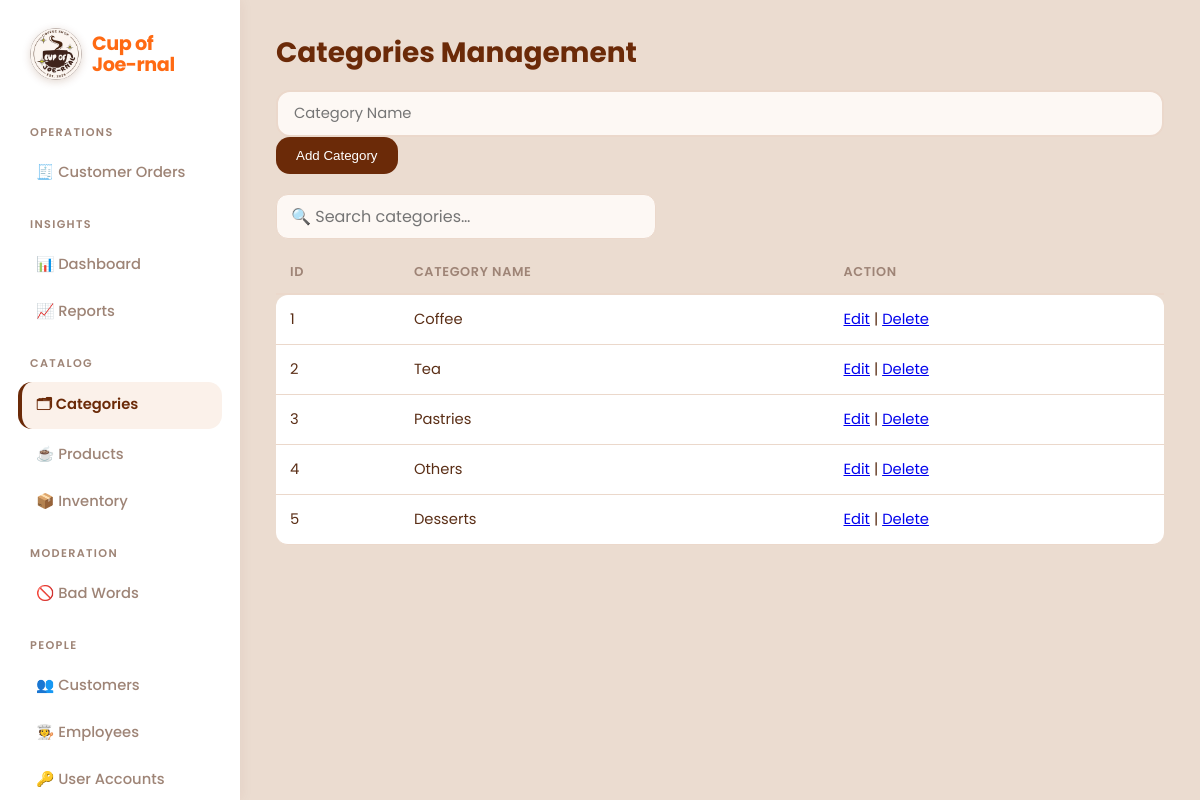
Screenshot of /category/index.php (signed in) with the database file from the repository.
### tables this page shows
CREATE TABLE `categories` (
  `category_id` int(11) NOT NULL,
  `category_name` varchar(50) NOT NULL
);

### category/index.php (the view, shortened to what this page needs)
<?php
include('../includes/config.php');
include('../includes/adminHeader.php');
$edit_id = 0;
$edit_name = "";
?>
<h2>Categories Management</h2>
<form method="POST" action="<?= $edit_id > 0 ? 'update.php' : 'store.php' ?>" style="margin-bottom: 20px;">
    <input type="text" name="category_name" placeholder="Category Name" value="<?php echo htmlspecialchars($edit_name); ?>" required>
    <button type="submit" name="save_category"><?php echo $edit_id > 0 ? "Update Category" : "Add Category"; ?></button>
</form>
<table id="catTbl">
    <thead>
        <tr>
            <th>ID</th>
            <th>Category Name</th>
            <th>Action</th>
        </tr>
    </thead>
    <tbody>
        <?php
        $result = mysqli_query($conn, "SELECT * FROM categories");
        while ($row = mysqli_fetch_assoc($result)) {
            echo "<tr>";
            echo "<td>{$row['category_id']}</td>";
            echo "<td>" . h($row['category_name']) . "</td>";
            echo "<td>
                    <a href='index.php?edit={$row['category_id']}'>Edit</a> |
                    <a href='delete.php?id={$row['category_id']}' onclick='return confirm(\"Delete this category?\")'>Delete</a>
                  </td>";
            echo "</tr>";
        }
        ?>
    </tbody>
</table>
<?php include('../includes/footer.php'); ?>

### includes/style/style.css (style rules this page uses)
* { box-sizing: border-box; }
:root { --ink: #5a2e16; --brown: #6b2a08; --orange: #ff6a13; --muted: #9e8476; --bg: #ebdcd0; --card: #ffffff; --line: #ebd8cb; --peach: #fcd5bd; --bad: #c4161c; --ok: #2d6a3e; }
body { margin: 0; font-family: 'Poppins', system-ui, -apple-system, sans-serif; color: var(--ink); background: #4a2411; }
button, .btn { display: inline-flex; align-items: center; justify-content: center; font: 600 0.88rem inherit; background: var(--brown); color: #fff; border: 0; border-radius: 12px; padding: 10px 18px; cursor: pointer; text-decoration: none; transition: background 0.2s ease; }
h1, h2, h3 { color: var(--brown); margin: 0 0 16px; }
h2 { font-size: 1.75rem; font-weight: 700; }
table { width: 100%; border-collapse: separate; border-spacing: 0; margin-top: 8px; }
th { text-align: left; color: var(--muted); font-weight: 600; font-size: 0.8rem; text-transform: uppercase; letter-spacing: 0.05em; padding: 12px 14px; border-bottom: 2px solid var(--line); }
td { padding: 14px; border-bottom: 1px solid var(--line); font-size: 0.92rem; vertical-align: middle; background: #fff; }
tr:first-child td:first-child { border-top-left-radius: 12px; }
tr:first-child td:last-child { border-top-right-radius: 12px; }
tr:last-child td:first-child { border-bottom-left-radius: 12px; }
tr:last-child td:last-child { border-bottom-right-radius: 12px; }
input, select, textarea { width: 100%; font: inherit; font-size: 0.92rem; padding: 11px 16px; border: 2px solid var(--line); border-radius: 14px; background: #fdf8f4; color: var(--ink); transition: all 0.2s ease; }
button, .btn { display: inline-flex; align-items: center; justify-content: center; font: 600 0.9rem inherit; background: var(--brown); color: #fff; border: 0; border-radius: 14px; padding: 11px 20px; cursor: pointer; text-decoration: none; transition: all 0.2s ease; }

### rows the page displays
categories: category_id "1", category_name "Coffee"
categories: category_id "2", category_name "Tea"
categories: category_id "3", category_name "Pastries"
categories: category_id "4", category_name "Others"
categories: category_id "5", category_name "Desserts"

### other values shown
$group "OPERATIONS"
$l "🧾 Customer Orders"
$group "INSIGHTS"
$l "📊 Dashboard"
$l "📈 Reports"
$group "CATALOG"
$l "🗂 Categories"
$l "☕ Products"
$l "📦 Inventory"
$group "MODERATION"
$l "🚫 Bad Words"
$group "PEOPLE"
$l "👥 Customers"
$l "🧑‍🍳 Employees"
$l "🔑 User Accounts"
